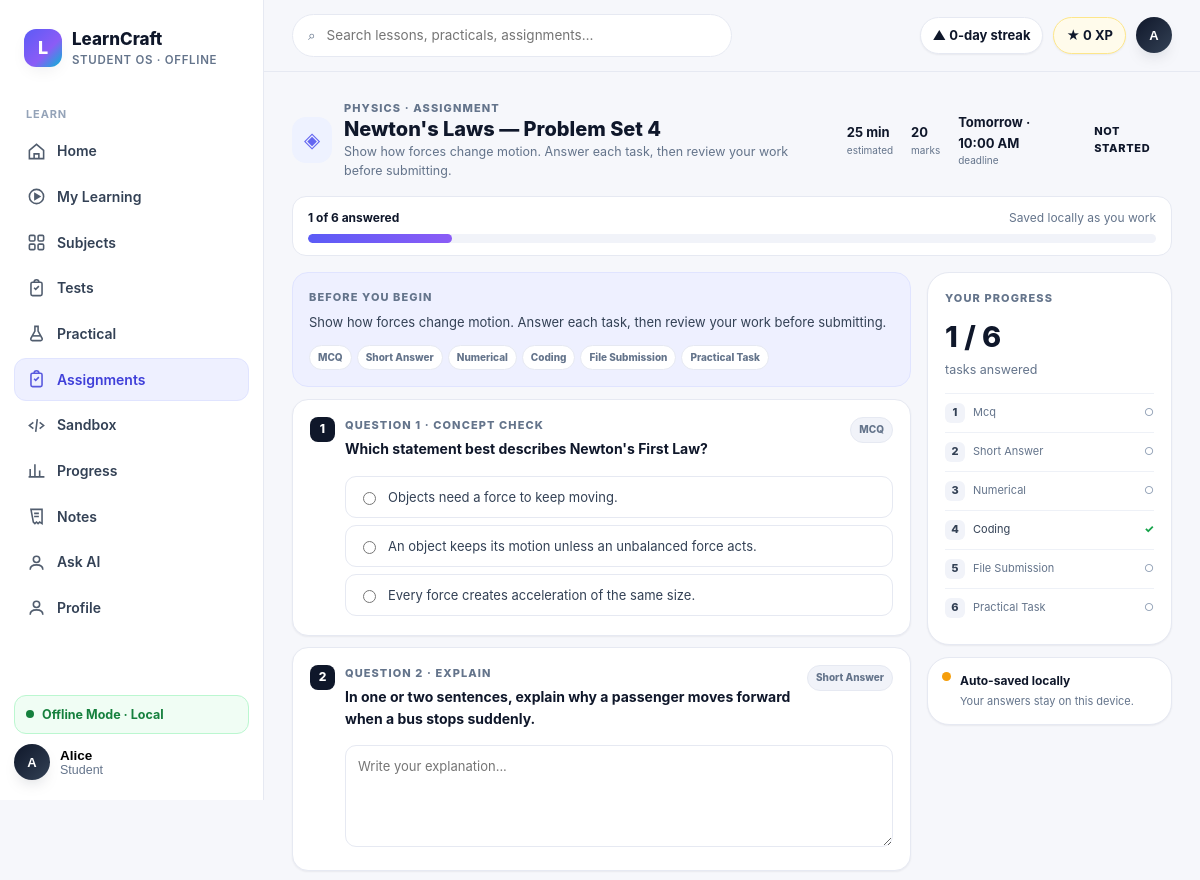
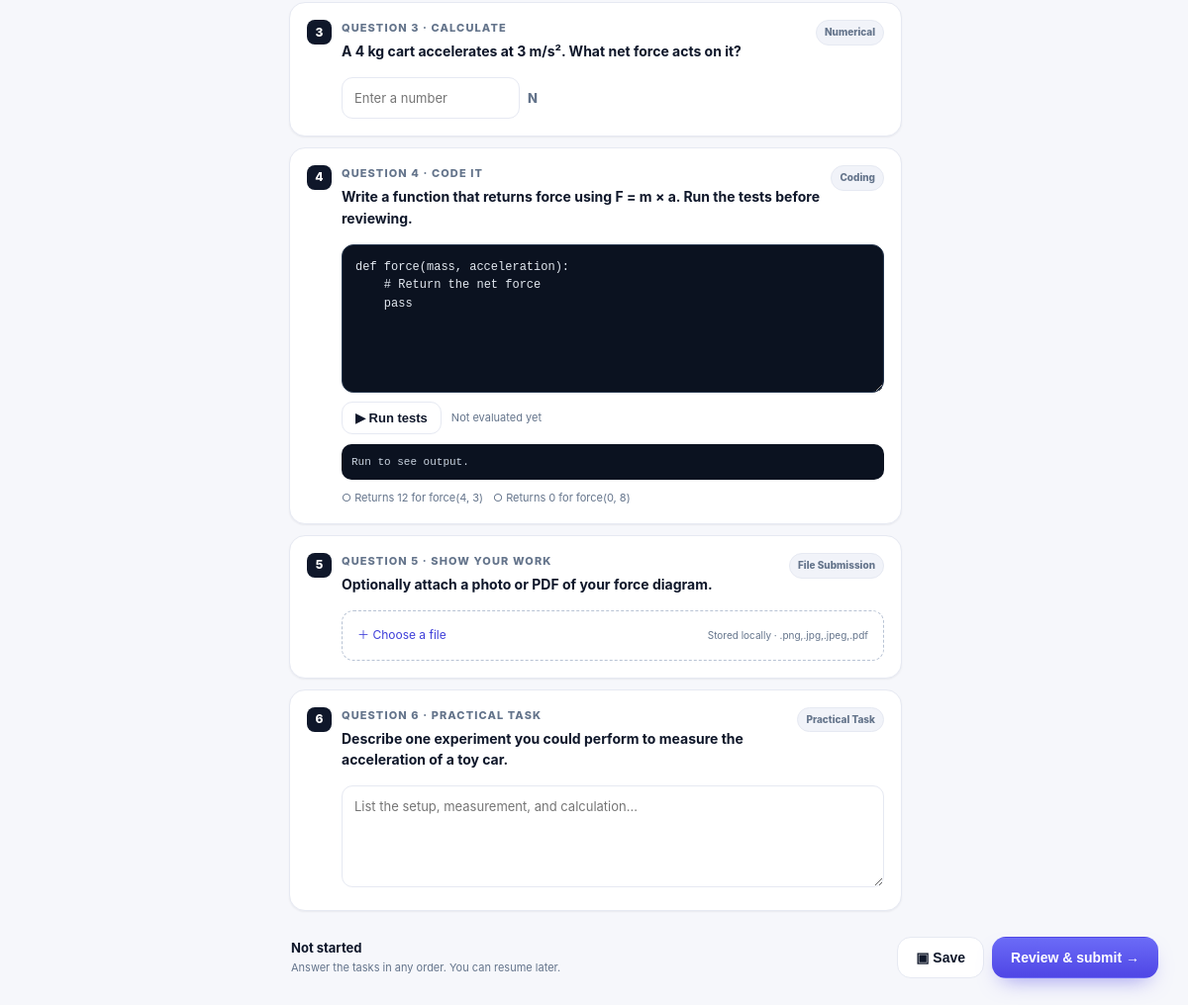
The app's page /assignments (signed in) with its own data (2 pictures, top to bottom).
### tables this page shows
CREATE TABLE users (
            id INTEGER PRIMARY KEY AUTOINCREMENT,
            name TEXT NOT NULL,
            email TEXT NOT NULL UNIQUE,
            password_hash TEXT NOT NULL,
            role TEXT NOT NULL DEFAULT 'STUDENT',
            avatar TEXT,
            bio TEXT,
            created_at TIMESTAMP NOT NULL DEFAULT CURRENT_TIMESTAMP,
            updated_at TIMESTAMP NOT NULL DEFAULT CURRENT_TIMESTAMP
        );

### app/main.py (the view)
@app.route("/assignments")
@require_auth
def assignments():
    pending = sum(1 for a in M.ASSIGNMENTS if a["status"] != "Submitted")
    return render_template("pages/assignments.html", title="Assignments",
                           assignments=M.ASSIGNMENTS, assignment=M.ASSIGNMENT_WORKSPACE,
                           assignment_types=M.ASSIGNMENT_TYPES, pending=pending,
                           **shell_ctx("assignments", current_user()))

### app/database/connection.py (called while the page is built)
def resolve_db_path():
    configured = os.environ.get("LEARNCRAFT_DB_PATH")
    if configured:
        return Path(configured)
    return DATA_DIR / "learncraft.db"

def get_connection():
    db_path = resolve_db_path()
    db_path.parent.mkdir(parents=True, exist_ok=True)
    connection = sqlite3.connect(db_path)
    connection.row_factory = sqlite3.Row
    return connection

def _row_to_dict(row):
    return dict(row) if row else None

def get_user_by_id(user_id):
    connection = get_connection()
    user = connection.execute("SELECT * FROM users WHERE id = ?", (int(user_id),)).fetchone()
    connection.close()
    return _row_to_dict(user)

def user_payload(user):
    if not user:
        return None
    user_data = dict(user)
    user_data.pop("password_hash", None)
    return user_data

def get_user_progress(user_id):
    connection = get_connection()
    rows = connection.execute(
        "SELECT * FROM learning_progress WHERE user_id = ? ORDER BY updated_at DESC",
        (int(user_id),),
    ).fetchall()
    connection.close()
    return [dict(row) for row in rows]

### app/main.py (called while the page is built, shortened)
def current_user():
    user_id = session.get("user_id")
    if not user_id:
        return None
    return user_payload(get_user_by_id(user_id))

def require_auth(view):
    @wraps(view)
    def wrapped(*args, **kwargs):
        user = current_user()
        return view(*args, **kwargs)
    return wrapped

def build_student_profile(user=None):
    profile = {"name": "Student", "roll_no": "Student", "avatar": "LC", "level": 1,
               "xp": 0, "streak_days": 0, "overall_progress": 0, "rank": None}
    if user is None:
        return profile
    rows = get_user_progress(user["id"])
    completed = sum(row["status"] == "completed" for row in rows)
    overall = round(sum(row["percent_complete"] for row in rows) / len(rows)) if rows else 0
    profile.update({"name": user.get("name") or "Student", "avatar": (user.get("avatar") or "LC").upper(),
                   "roll_no": user.get("roll_no") or "Student", "xp": completed * 100,
                   "overall_progress": overall, "level": 1 + completed // 5})
    return profile

def shell_ctx(active, user=None):
    return dict(nav=M.NAV, student=build_student_profile(user), active=active, pending_count=0)

### frontend/templates/pages/assignments.html (shortened to what this page needs)
{% extends "base.html" %}
{% block content %}
<div class="assignment-topbar"><div class="assignment-context"><div class="workspace-subject" style="background:{{ assignment.subject_bg }};color:{{ assignment.subject_color }}">◈</div><div><div class="eyebrow">{{ assignment.subject }} · Assignment</div><div class="workspace-title">{{ assignment.title }}</div><div class="caption">{{ assignment.instructions }}</div></div></div><div class="assignment-meta"><span><b>{{ assignment.estimated_time }}</b><small>estimated</small></span><span><b>{{ assignment.marks }}</b><small>marks</small></span><span><b>{{ assignment.deadline }}</b><small>deadline</small></span><span class="state-pill not-started" id="assignmentState">NOT STARTED</span></div></div>
<div class="assignment-progress"><div class="assignment-progress-label"><b id="assignmentProgress">0 of {{ assignment.tasks|length }} answered</b><span id="assignmentSaveInfo">Saved locally as you work</span></div><div class="pbar"><i id="assignmentProgressBar" style="width:0%"></i></div></div>
<div class="assignment-layout"><main><div class="assignment-instructions"><div class="eyebrow">Before you begin</div><p>{{ assignment.instructions }}</p><div class="type-legend">{% for kind in assignment_types %}<span class="type-chip">{{ 'MCQ' if kind == 'mcq' else kind|replace('_', ' ')|title }}</span>{% endfor %}</div></div>
{% for task in assignment.tasks %}<section class="assignment-task" data-task-id="{{ task.id }}" data-task-type="{{ task.type }}"><div class="task-number"><span>{{ loop.index }}</span><div><div class="eyebrow">{{ task.label }}</div><b>{{ task.prompt }}</b></div><span class="task-kind">{{ 'MCQ' if task.type == 'mcq' else task.type|replace('_', ' ')|title }}</span></div>
{% if task.type == 'mcq' %}<div class="mcq-options">{% for option in task.options %}<label class="mcq-option"><input type="radio" name="{{ task.id }}" value="{{ loop.index }}"><span>{{ option }}</span></label>{% endfor %}</div>
{% elif task.type == 'short_answer' or task.type == 'practical_task' %}<textarea class="assignment-answer" data-answer-id="{{ task.id }}" rows="4" placeholder="{{ task.placeholder }}"></textarea>
{% elif task.type == 'numerical' %}<div class="numerical-answer"><input class="input assignment-answer" data-answer-id="{{ task.id }}" inputmode="decimal" placeholder="Enter a number"><span>{{ task.unit }}</span></div>
{% elif task.type == 'coding' %}<textarea class="assignment-code" data-answer-id="{{ task.id }}" spellcheck="false">{{ task.starter }}</textarea><div class="coding-actions"><button class="btn btn-secondary btn-sm" onclick="runAssignmentCode('{{ task.id }}')">▶ Run tests</button><span class="coding-result" id="coding-result-{{ task.id }}">Not evaluated yet</span></div><div class="coding-output" id="coding-output-{{ task.id }}">Run to see output.</div><div class="coding-tests">{% for test in task.tests %}<span id="coding-test-{{ task.id }}-{{ loop.index }}">○ {{ test }}</span>{% endfor %}</div>
{% elif task.type == 'file_submission' %}<label class="file-drop"><input type="file" data-answer-id="{{ task.id }}" accept="{{ task.accept }}"><span>＋ Choose a file</span><small>Stored locally · {{ task.accept }}</small></label>{% endif %}</section>{% endfor %}
</main><aside class="assignment-side"><section class="card assignment-checklist"><div class="eyebrow">Your progress</div><div class="assignment-side-count" id="sideProgress">0 / {{ assignment.tasks|length }}</div><div class="caption">tasks answered</div><div class="mini-task-list">{% for task in assignment.tasks %}<button data-jump-to="{{ task.id }}" onclick="jumpToAssignmentTask('{{ task.id }}')"><span>{{ loop.index }}</span>{{ task.type|replace('_', ' ')|title }}<i>○</i></button>{% endfor %}</div></section><section class="card auto-save-card"><span class="state-dot"></span><div><b>Auto-saved locally</b><p id="lastAssignmentSave">Your answers stay on this device.</p></div></section></aside></div>
<div class="assignment-footer"><div><b id="assignmentFooterState">Not started</b><small id="assignmentFooterDetail">Answer the tasks in any order. You can resume later.</small></div><div class="workspace-actions"><button class="btn btn-secondary" onclick="saveAssignment()">▣ Save</button><button class="btn btn-primary" onclick="reviewAssignment()">Review &amp; submit →</button></div></div>
{% endblock %}

### frontend/templates/base.html (shortened to what this page needs)
<!DOCTYPE html>
<html lang="en">
<head>
<link rel="stylesheet" href="/static/css/design-system.css">
</head>
<body>
{% from "components.html" import icon %}
<div class="shell">
  <aside class="sidebar" id="sidebar">
    <div class="brand"><div class="brand-mark">L</div><div><div class="brand-name">LearnCraft</div><div class="brand-sub">Student OS · Offline</div></div></div>
    <nav class="nav">
      <div class="nav-label">Learn</div>
      {% for item in nav %}
      <a class="nav-item {% if active == item.slug %}active{% endif %}" href="{{ item.href }}">{{ icon(item.icon) }}{{ item.label }}
      </a>
      {% endfor %}
    </nav>
    <div class="side-foot">
      <div class="offline-pill" data-network-pill><span class="dot pulse"></span><span>Offline Mode · Local</span></div>
      <div class="profile-menu-wrap sidebar-profile-wrap">
        <button class="mini-profile profile-trigger" type="button" aria-expanded="false" aria-controls="sidebarProfileMenu">
          <div class="avatar">{{ student.avatar }}</div>
          <div><div style="font-weight:800;font-size:13.5px">{{ student.name }}</div><div class="caption">{{ student.roll_no }}</div></div>
        </button>
      </div>
    </div>
  </aside>
  <div class="main">
    <div class="topbar">
      <div class="search">⌕ <input id="globalSearch" placeholder="Search lessons, practicals, assignments…" oninput="filterCards(this.value)"></div>
      <div class="top-actions">
        <span class="pill">▲ {{ student.streak_days }}-day streak</span>
        <span class="pill xp">★ {{ student.xp }} XP</span>
        <div class="profile-menu-wrap top-profile-wrap">
          <button class="profile-trigger top-profile-trigger" type="button" aria-expanded="false" aria-controls="topProfileMenu">
            <div class="avatar">{{ student.avatar }}</div>
          </button>
        </div>
      </div>
    </div>
    <div class="content">{% block content %}{% endblock %}</div>
  </div>
</div>
</body>
</html>

### records on screen
users: avatar "A", name "Alice", roll_no "Student"

### other values on screen
{{ item.label }} "Home" "My Learning" "Subjects" "Tests" "Practical" "Assignments" "Sandbox" "Progress" "Notes" "Ask AI" "Profile"
{{ student.streak_days }} "0"
{{ student.xp }} "0"
{{ assignment.subject }} "PHYSICS"
{{ assignment.title }} "Newton's Laws — Problem Set 4"
{{ assignment.instructions }} "Show how forces change motion. Answer each task, then review your work before submitting."
{{ assignment.estimated_time }} "25 min"
{{ assignment.marks }} "20"
{{ assignment.deadline }} "Tomorrow · 10:00 AM"
{{ 'MCQ' if kind == 'mcq' else kind|replace('_', ' ')|title }} "MCQ" "Short Answer" "Numerical" "Coding" "File Submission" "Practical Task"
{{ task.label }} "QUESTION 1 · CONCEPT CHECK" "QUESTION 2 · EXPLAIN" "QUESTION 3 · CALCULATE" "QUESTION 4 · CODE IT" "QUESTION 5 · SHOW YOUR WORK" "QUESTION 6 · PRACTICAL TASK"
{{ task.prompt }} "Which statement best describes Newton's First Law?" "In one or two sentences, explain why a passenger moves forward when a bus stops suddenly." "A 4 kg cart accelerates at 3 m/s². What net force acts on it?" "Write a function that returns force using F = m × a. Run the tests before reviewing." "Optionally attach a photo or PDF of your force diagram." "Describe one experiment you could perform to measure the acceleration of a toy car."
{{ 'MCQ' if task.type == 'mcq' else task.type|replace('_', ' ')|title }} "MCQ" "Short Answer" "Numerical" "Coding" "File Submission" "Practical Task"
{{ option }} "Objects need a force to keep moving." "An object keeps its motion unless an unbalanced force acts." "Every force creates acceleration of the same size."
{{ task.unit }} "N"
